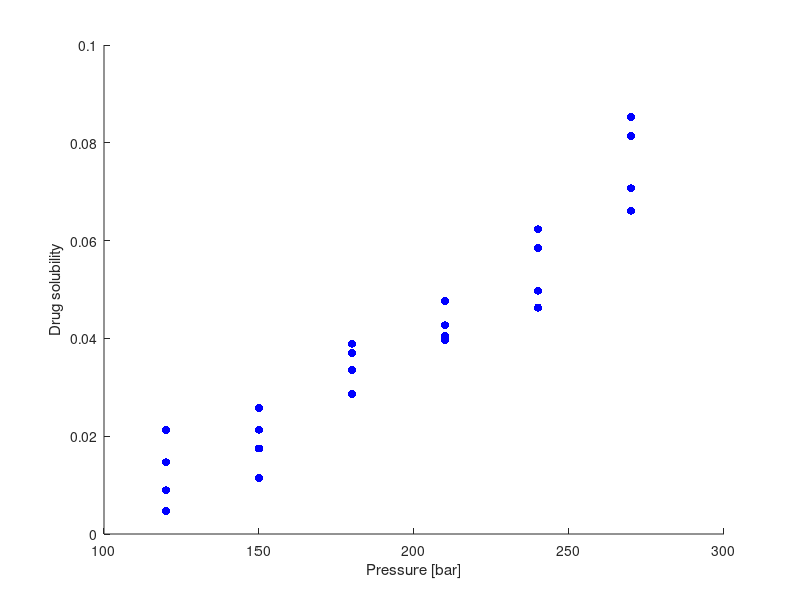

Reproduce this figure in MATLAB.
T_c = 253;
Mw_drug = 598.5;
Mw_CO2 = 44.01;

P = [120 150 180 210 240 270];                      % Pressure [bar]

rho_CO2 =   [769 817 849 875 896 914;
            661 744 791 824 851 872;
            509 656 725 769 802 829;
            388 557 652 710 751 783];               % Density [kg/m3]

y_1 =   [2.03 2.32 2.48 3.33 3.80 5.32;
        1.63 2.11 3.12 3.61 4.30 5.96;
        1.29 1.96 3.76 4.08 5.36 7.22;
        0.90 1.52 4.39 4.94 6.10 8.01]/10^6;       % mole fraction

S = zeros(4,6);
for j=1:4
    for i=1:6
        S(j,i) = (rho_CO2(j,i) * y_1(j,i) * Mw_drug)/(Mw_CO2 * (1 - y_1(j,i)));
    end
end

% C_drug = [0.021 0.026 0.029 0.039 0.046 0.066];     % solubility or concentration [g/L]

figure;
hold on;
scatter(P, S(1,:), 'filled', 'MarkerFaceColor', 'b');
scatter(P, S(2,:), 'filled', 'MarkerFaceColor', 'b');  
scatter(P, S(3,:), 'filled', 'MarkerFaceColor', 'b');  
scatter(P, S(4,:), 'filled', 'MarkerFaceColor', 'b');  

xlabel('Pressure [bar]');  % Label for the x-axis
ylabel('Drug solubility');  % Label for the y-axis
